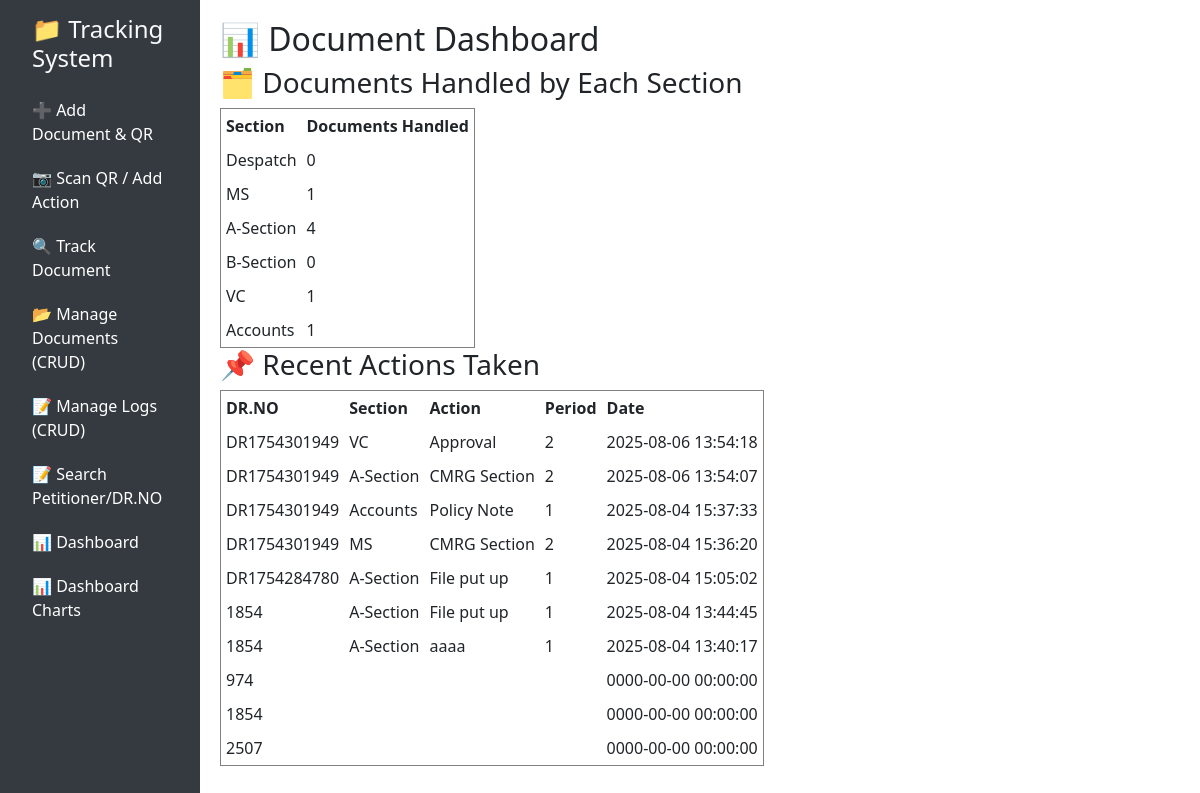
The page /dashboard11.php on the database its author committed.
### tables this page shows
CREATE TABLE `document_logs` (
  `id` int(11) NOT NULL,
  `dr_no` varchar(100) DEFAULT NULL,
  `section` varchar(100) DEFAULT NULL,
  `action_taken` text DEFAULT NULL,
  `action_period` varchar(100) DEFAULT NULL,
  `scanned_at` datetime DEFAULT current_timestamp(),
  `degree` varchar(255) DEFAULT NULL,
  `university_equivalent` varchar(255) DEFAULT NULL,
  `petitioner` varchar(255) DEFAULT NULL,
  `letter_date` date DEFAULT NULL,
  `board` varchar(255) DEFAULT NULL,
  `letter_received` date DEFAULT NULL,
  `status` varchar(100) DEFAULT NULL,
  `petition_type` varchar(100) DEFAULT NULL,
  `email` varchar(255) DEFAULT NULL,
  `mobile` varchar(20) DEFAULT NULL,
  `letter_ref` varchar(255) DEFAULT NULL,
  `go_no` varchar(100) DEFAULT NULL,
  `go_date` date DEFAULT NULL
);

### dashboard.php (the view)
<?php include 'config.php'; ?>
<h2>📊 Document Dashboard</h2>
<h3>🗂️ Documents Handled by Each Section</h3>
<table border="1" cellpadding="5">
    <tr>
        <th>Section</th>
        <th>Documents Handled</th>
    </tr>
    <?php
    $sections = ['Despatch', 'MS', 'A-Section', 'B-Section', 'VC', 'Accounts'];
    foreach ($sections as $section) {
        $res = $conn->query("SELECT COUNT(*) as count FROM document_logs WHERE section = '$section'");
        $count = $res->fetch_assoc()['count'];
        echo "<tr><td>$section</td><td>$count</td></tr>";
    }
    ?>
</table>
<h3>📌 Recent Actions Taken</h3>
<table border="1" cellpadding="5">
    <tr>
        <th>DR.NO</th>
        <th>Section</th>
        <th>Action</th>
        <th>Period</th>
        <th>Date</th>
    </tr>
    <?php
    $res = $conn->query("SELECT * FROM document_logs ORDER BY scanned_at DESC LIMIT 10");
    while ($row = $res->fetch_assoc()) {
        echo "<tr>
        <td>{$row['dr_no']}</td>
        <td>{$row['section']}</td>
        <td>{$row['action_taken']}</td>
        <td>{$row['action_period']}</td>
        <td>{$row['scanned_at']}</td>
    </tr>";
    }
    ?>
</table>

### dashboard11.php (style rules this page uses)
body { font-family: 'Segoe UI', sans-serif; }

### rows shown on the page
document_logs: dr_no "DR1754301949", section "VC", action_taken "Approval", action_period "2", scanned_at "2025-08-06 13:54:18"
document_logs: dr_no "DR1754301949", section "A-Section", action_taken "CMRG Section", action_period "2", scanned_at "2025-08-06 13:54:07"
document_logs: dr_no "DR1754301949", section "Accounts", action_taken "Policy Note", action_period "1", scanned_at "2025-08-04 15:37:33"
document_logs: dr_no "DR1754301949", section "MS", action_taken "CMRG Section", action_period "2", scanned_at "2025-08-04 15:36:20"
document_logs: dr_no "DR1754284780", section "A-Section", action_taken "File put up", action_period "1", scanned_at "2025-08-04 15:05:02"
document_logs: dr_no "1854", section "A-Section", action_taken "File put up", action_period "1", scanned_at "2025-08-04 13:44:45"
document_logs: dr_no "1854", section "A-Section", action_taken "aaaa", action_period "1", scanned_at "2025-08-04 13:40:17"
document_logs: dr_no "974", scanned_at "0000-00-00 00:00:00"
document_logs: dr_no "1854", scanned_at "0000-00-00 00:00:00"
document_logs: dr_no "2507", scanned_at "0000-00-00 00:00:00"

### other values the page prints
$section "Despatch"
$count "0"
$section "MS"
$count "1"
$section "A-Section"
$count "4"
$section "B-Section"
$section "VC"
$section "Accounts"
